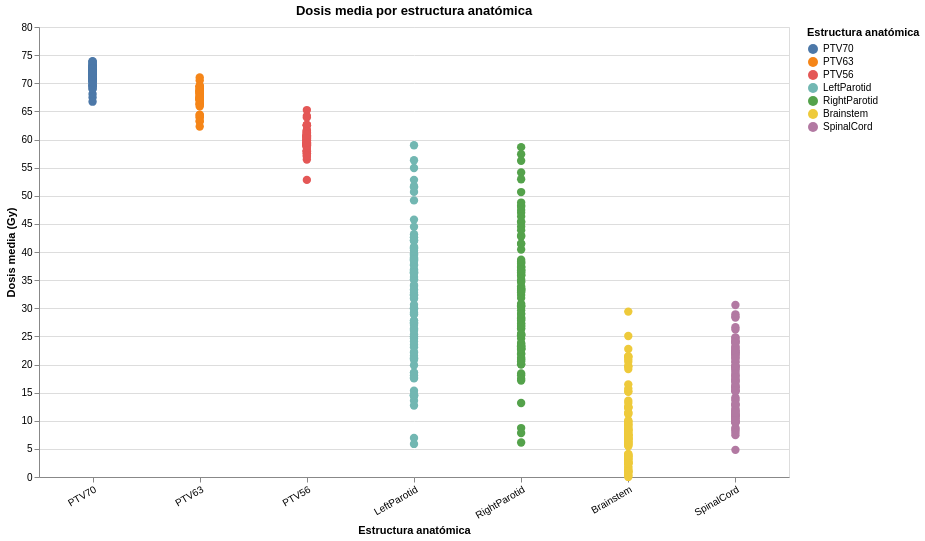

Write notebook code for a chart like this one.
### Code cell
df_plot = df_total.copy()
df_plot["mean_dose"] = pd.to_numeric(df_plot["mean_dose"], errors="coerce")
df_plot["max_dose"] = pd.to_numeric(df_plot["max_dose"], errors="coerce")
df_plot = df_plot.dropna(subset=["patient", "structure", "mean_dose", "max_dose"])

orden = [
    "PTV70", "PTV63", "PTV56",
    "LeftParotid", "RightParotid",
    "Brainstem", "SpinalCord"
]

selector = alt.selection_point(
    name="selector_estructura_openkbp",
    fields=["structure"],
    bind="legend"
)

chart = alt.Chart(df_plot).mark_circle(size=70).encode(
    x=alt.X(
        "structure:N",
        sort=orden,
        title="Estructura anatómica",
        axis=alt.Axis(labelAngle=-30)
    ),
    y=alt.Y(
        "mean_dose:Q",
        title="Dosis media (Gy)"
    ),
    color=alt.Color(
        "structure:N",
        title="Estructura anatómica",
        sort=orden
    ),
    opacity=alt.condition(selector, alt.value(1), alt.value(0.15)),
    tooltip=[
        alt.Tooltip("patient:N", title="Paciente"),
        alt.Tooltip("structure:N", title="Estructura"),
        alt.Tooltip("mean_dose:Q", title="Dosis media", format=".2f"),
        alt.Tooltip("max_dose:Q", title="Dosis máxima", format=".2f")
    ]
).add_params(
    selector
).properties(
    title="Dosis media por estructura anatómica",
    width=750,
    height=450
)

chart

### Figure 1 — Vega-Lite specification as saved in the notebook (floating-point values rounded to 4 significant figures; data arrays with more than 128 entries replaced by an {"elided": "..."} marker saying what was removed)
{"config": {"view": {"continuousWidth": 300, "continuousHeight": 300}}, "data": {"name": "data-9dcab198ef1ba8630f0d20859842970d"}, "mark": {"type": "circle", "size": 70}, "encoding": {"color": {"field": "structure", "sort": ["PTV70", "PTV63", "PTV56", "LeftParotid", "RightParotid", "Brainstem", "SpinalCord"], "title": "Estructura anatómica", "type": "nominal"}, "opacity": {"condition": {"param": "selector_estructura_openkbp", "value": 1}, "value": 0.15}, "tooltip": [{"field": "patient", "title": "Paciente", "type": "nominal"}, {"field": "structure", "title": "Estructura", "type": "nominal"}, {"field": "mean_dose", "format": ".2f", "title": "Dosis media", "type": "quantitative"}, {"field": "max_dose", "format": ".2f", "title": "Dosis máxima", "type": "quantitative"}], "x": {"axis": {"labelAngle": -30}, "field": "structure", "sort": ["PTV70", "PTV63", "PTV56", "LeftParotid", "RightParotid", "Brainstem", "SpinalCord"], "title": "Estructura anatómica", "type": "nominal"}, "y": {"field": "mean_dose", "title": "Dosis media (Gy)", "type": "quantitative"}}, "height": 450, "params": [{"name": "selector_estructura_openkbp", "select": {"type": "point", "fields": ["structure"]}, "bind": "legend"}], "title": "Dosis media por estructura anatómica", "width": 750, "$schema": "https://vega.github.io/schema/vega-lite/v6.1.0.json", "datasets": {"data-9dcab198ef1ba8630f0d20859842970d": {"elided": "607 records"}}}
